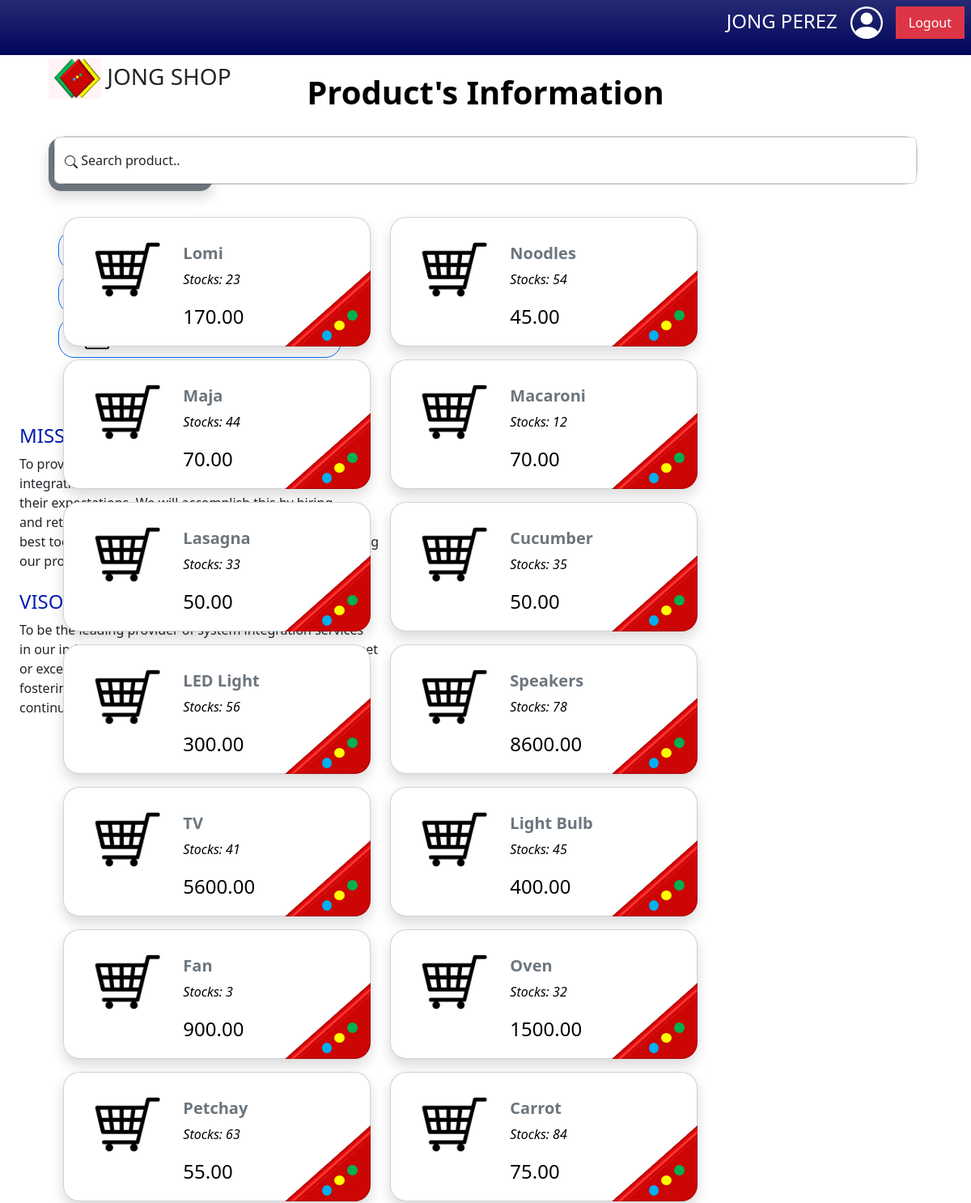
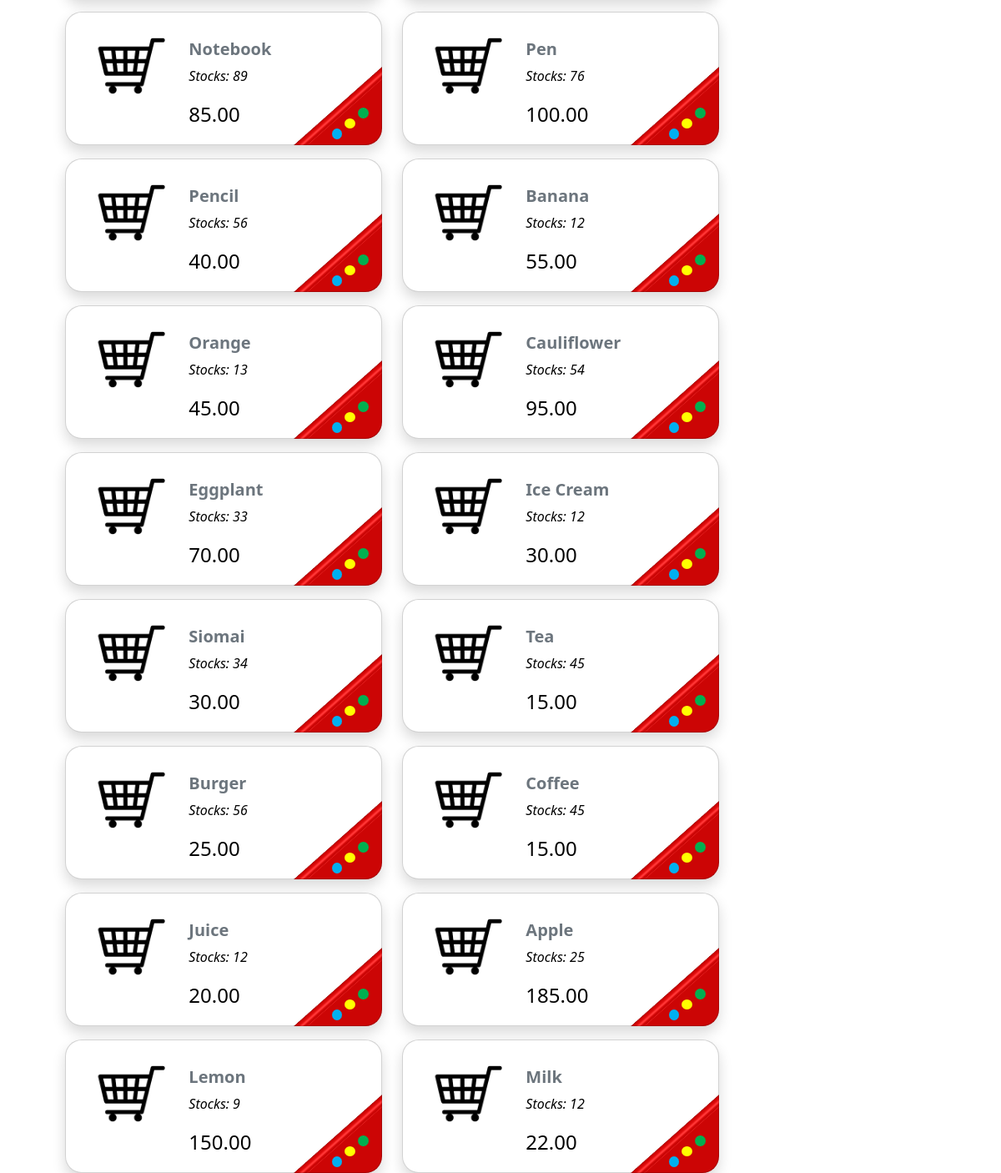
/products_list.php, run on the app's committed database (2 pictures, top to bottom).
### tables this page shows
CREATE TABLE `users` (
  `id` int(11) NOT NULL AUTO_INCREMENT,
  `full_name` varchar(123) DEFAULT NULL,
  `email` varchar(123) DEFAULT NULL,
  `password` varchar(123) DEFAULT NULL,
  PRIMARY KEY (`id`)
);

CREATE TABLE `products` (
  `product_id` int(11) NOT NULL,
  `product_name` varchar(30) DEFAULT NULL,
  `descriptions` varchar(55) DEFAULT NULL,
  `unit` varchar(20) DEFAULT NULL,
  `stocks` int(11) DEFAULT NULL,
  `supplier_name` varchar(30) DEFAULT NULL,
  `srp` double DEFAULT NULL,
  `images` blob DEFAULT NULL
);

### products_list.php (the view, shortened to what this page needs)
<!DOCTYPE html>
<html lang="en">
<head>
    <link rel="stylesheet" href="assets/bootstrap/bootstrap.min.css">
</head>
<body>
<?php
    require 'dbhelper.php';
    $sel = "SELECT * FROM users";
    $query = mysqli_query($conn, $sel);
    $result = mysqli_fetch_assoc($query);
    ?>
    <ul class="nav justify-content-end bg-gradient p-2 fixed-top " style="background-color: #00055b;">
        <li class="nav-item">
            <p class=" text-white fs-4 me-3" style="text-transform:uppercase">
                <?php echo $result['full_name']; ?>
            </p>
        </li>
        <li class="nav-item">
        </li>
        <li class="nav-item">
            <a class="nav-link text-white bg-gradient bg-danger btn-outline-danger" href="index.php?"
                onclick="return confirm('You want to Logout?')">Logout</a>
        </li>
    </ul>
    <div class="row" style="margin-top:2%;">
        <div class="col-4  " style="width:500px; height:auto; background-color:#f4f4ff">
            <div class="container position-fixed">
                <div class=" m-5 ">
                    <h3><img src="logo.png" style="width: 65px; height: 50px"> JONG SHOP</h3>
                </div>
                <div class="d-flex justify-content-between mt-4 ms-5 mb-5   ">
                    <a href="#" type="button" class="btn btn-secondary btn-sm fs-2 p-2 shadow " style="border-radius:15px"
                    data-bs-toggle="tooltip" data-bs-placement="right"
                        data-bs-title="Only work on customer's information menu!">
                        </a>
                </div>
                <div class="container ms-5 ">
                    <a href="profile.php" type="button" class="btn btn-outline-primary fs-4 mb-1 text-black "
                        style="width: 350px; border-radius: 20px;">
                        Profile</a><br>
                    <a href="index.php" type="button" class="btn btn-outline-primary fs-4 mb-1 text-black"
                        style="width: 350px; border-radius: 20px;"> Customer's Information</a><br>
                    <a href="products_list.php" type="button" class="btn btn-outline-primary fs-4 mb-1 text-black"
                        style="width: 350px; border-radius: 20px;"> Product's Information</a>
                </div>
                <div class="container " style="margin-top:7%">
                    <h4  style="color: #001bb1;">MISSION</h4>
                    <p>To provide our clients with the highest quality system <br>integration
                        and administration services that exceed<br> their expectations. We will
                        accomplish this by hiring <br>and retaining the best people, providing them
                        with the <br>best tools and training available, and continually improving <br>
                        our processes and services.</p>
                    <h4 class="mt-4" style="color: #001bb1;">VISON</h4>
                    <p>To be the leading provider of system integration services <br>
                        in our industry by delivering innovative solutions that meet<br>
                        or exceed our clients expectations. We will achieve this by<br>
                        fostering a culture of innovation, collaboration, and<br>
                        continuous improvement.</p>
                </div>
            </div>
            <?php include 'add.php'; ?>
        </div>
        <div class="col-4 " style="width:1550px; height:auto">
            <p class="text-center fs-1 fw-bold text-black " style="margin-top:5%"> Product's Information</p>
            <div class="container">
                <form action="home.php" method="get"
                    class="form-floating m-4 rounded-4 border border-dark border-opacity-25">
                    <input type=" text" class="form-control" id="floatingInput" placeholder="Search customer.."
                        name="keyword">
                    <label for="floatingInput">
                        Search product..</label>
                </form>
            </div>
            <?php
            require('dbhelper.php');
            if (isset($_GET['keyword']) && strlen($_GET['keyword']) > 0) {
                $keyword = $_GET['keyword'];
                $where = " WHERE product_name LIKE '%$keyword%' OR supplier LIKE '%$keyword%'";
                $result = $conn->query("SELECT * FROM products $where ORDER BY product_id DESC");
            } else {
                $result = $conn->query("SELECT * FROM products ORDER BY product_id DESC");
            } ?>
            <?php while ($row = $result->fetch_assoc()): ?>
                <div class="container">
                    <div class="container">
                        <div class=" float-start d-flex align-items-center">
                            <div class="card text-bg-light shadow p-3 mt-3 ms-4 " style=" width:380px;
                                    background-image:url(card8.png);
                                    background-position: center;
                                    height:20vh;
                                    border-radius:20px">
                                <div class="row g-0">
                                    <div class="col-md-4">
                                        <img src="prof.png" class="img-fluid rounded-start" alt="...">
                                    </div>
                                    <div class="col-md-8">
                                        <div class="card-body">
                                            <h5 class="card-title text-capitalize fw-semibold text-muted">
                                                <?= $row['product_name']; ?>
                                            </h5>
                                            <p class="card-text fst-italic">Stocks:
                                                <?= $row['stocks']; ?>
                                            </p>
                                            <p class="card-text fs-4  text-warning-emphasis">
                                                <?= $row['srp']; ?>.00
                                            </p>
                                        </div>
                                    </div>
                                </div>
                            </div>
                        </div>
                    </div>
                </div>
            <?php endwhile; ?>
        </div>
    </div>
</body>
</html>

### add.php (shortened to what this page needs)
<!DOCTYPE html>
<html lang="en">
<head>
  <link rel="stylesheet" href="assets/bootstrap/bootstrap.min.css">
</head>
<body>
</body>
</html>

### data on the page
users: full_name "JONG PEREZ"
products: product_name "Lomi", stocks "23", srp "170"
products: product_name "Noodles", stocks "54", srp "45"
products: product_name "Maja", stocks "44", srp "70"
products: product_name "Macaroni", stocks "12", srp "70"
products: product_name "Lasagna", stocks "33", srp "50"
products: product_name "Cucumber", stocks "35", srp "50"
products: product_name "LED Light", stocks "56", srp "300"
products: product_name "Speakers", stocks "78", srp "8600"
products: product_name "TV", stocks "41", srp "5600"
products: product_name "Light Bulb", stocks "45", srp "400"
products: product_name "Fan", stocks "3", srp "900"
products: product_name "Oven", stocks "32", srp "1500"
products: product_name "Petchay", stocks "63", srp "55"
products: product_name "Carrot", stocks "84", srp "75"
products: product_name "Notebook", stocks "89", srp "85"
products: product_name "Pen", stocks "76", srp "100"
products: product_name "Pencil", stocks "56", srp "40"
products: product_name "Banana", stocks "12", srp "55"
products: product_name "Orange", stocks "13", srp "45"
products: product_name "Cauliflower", stocks "54", srp "95"
products: product_name "Eggplant", stocks "33", srp "70"
products: product_name "Ice Cream", stocks "12", srp "30"
products: product_name "Siomai", stocks "34", srp "30"
products: product_name "Tea", stocks "45", srp "15"
products: product_name "Burger", stocks "56", srp "25"
products: product_name "Coffee", stocks "45", srp "15"
products: product_name "Juice", stocks "12", srp "20"
products: product_name "Apple", stocks "25", srp "185"
products: product_name "Lemon", stocks "9", srp "150"
products: product_name "Milk", stocks "12", srp "22"
